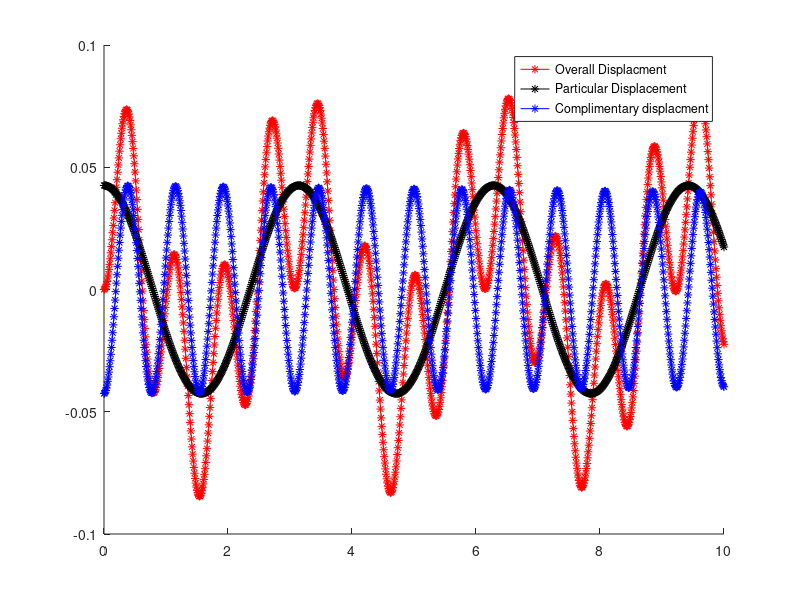

MATLAB code to generate this figure: (Note: this script raises an error after producing the figure.)
clear all
close all
clc

%system parameters
%mass
m = 750;
%damping
c = 10;
%spring stiffness
k = 50000;
%simulation time
time_span = [0:0.01:10];
%natural eigenfrequency
omega_n = sqrt(k/m);
%frequency of the system/frequency of the harmonic force
omega = 2;
%magnitude of the harmonic force
force = 2000;
%critical damping 
c_c = 2*m*omega_n;
%damping ratio
damp_ratio = c/c_c;
%damping coefficient
del = c/(2*m);
%frequency ratio
r = omega/omega_n;
%initial conditions
x_0 = 0.0;%initial displacement
x_dot_0 = 0;%initial velocity

%eigenvalues of the system/roots of the characteristic equation of the
%system
lambda = roots([1,2*del,omega_n^2]);

%amplitude/particular solution magnitude
x_max = (force/k)/sqrt((2*damp_ratio*r)^2 + (1-(r)^2)^2);

%phase lag in the displacment wrt the harmonic force
phi = atan(2*damp_ratio*r/(1-(r)^2));

%integration constants in the complimentary solution
c1 = x_0 - x_max*cos(phi) - ((lambda(1)*x_0 - x_dot_0 + x_max*(omega*sin(phi) - lambda(1)*cos(phi)))/(lambda(1) - lambda(2)));
c2 = (lambda(1)*x_0 - x_dot_0 + x_max*(omega*sin(phi) - lambda(1)*cos(phi)))/(lambda(1) - lambda(2));

%complimentary solution
x_t_c = real(c1*exp(lambda(1)*time_span) + c2*exp(lambda(2)*time_span));
v_t_c = real(lambda(1)*c1*exp(lambda(1)*time_span) + lambda(2)*c2*exp(lambda(2)*time_span));

%particular solutionx`  
x_t_p = x_max*cos(omega*time_span - phi);
v_t_p = -omega*x_max*sin(omega*time_span - phi);

%overall solution
x_t = x_t_c + x_t_p;
v_t = v_t_c + v_t_p;

%plotting 
figure(1)
hold on
aa = plot(time_span,x_t,'-*','color','r')
bb = plot(time_span,x_t_p,'-*','color','k')
cc = plot(time_span,x_t_c,'-*','color','b')
legend([aa,bb,cc],'Overall Displacment','Particular Displacement','Complimentary displacment')

%%
%initialize figure
run('initialize_figure.m')

%draw ground
hold on
run('draw_ground.m')

%draw mass
run('draw_mass.m')

%draw spring
run('draw_spring.m')

%draw damper
run('draw_damper.m')

%draw Coordinate system
run('draw_cs')

%drawing excitation arrow
run('draw_arrow.m')

%animate the system
%initialize vectors for the graph
%these variables are the time dependent variables in the system which
%change 
%done to reduce computational times
%length of the displacement vector
x_t_length = length(x_t);
%plot time
%NaN() represents a vector whose elements are not numbers (all elements are
%NaN)
%NaN vector is basically an empty vector which can be filled 
t_plot = NaN(1,x_t_length);
x_t_plot = NaN(1,x_t_length);
v_t_plot = NaN(1,x_t_length);

%counting variable for each frame
ct = 1;
for i = 1:x_t_length
    cla %clearing the last frame
    %plotting graph (2nd subplot)
    %filling the NaN/empty vectors
    t_plot(i) = time_span(ct);
    x_t_plot(i) = x_t(ct);
    v_t_plot(i) = v_t(ct);
    
    %setting new values for the displacement graph and the velocity graph
    %setting new values for the displacement graph
    set(graph_plot(1),'Parent',axis_graph(1),'XData',t_plot,'YData',x_t_plot)
    %setting new values for the velocity graph
    set(graph_plot(2),'Parent',axis_graph(2),'XData',t_plot,'YData',v_t_plot)
    %since the dsiplacement and velocity is plotted inside the for loop, it
    %will be a dynamic plot chaging with each loop/or x(t) element/or
    %second
    
    %plotting animation
    %plotting ground
    plotcube(axis_ani,dim_g,pos_g,clr_g)
    %plotting mass
    %mass has a varying position
    pos_m = [x_t(ct) 0 0]; 
    plotcube(axis_ani,dim_m,pos_m,clr_m)
    
    %plotting spring
    %spring head is varying since it is attached to the mass
    %the new spring_head is given by
    %initially it may seem normal to not change the spring_head expression
    %as the pos_m has already changed but do remember the spring_head
    %calculated initially in the draw_spring script corresdponds to the one
    %calculated wrt a fixed mass and thus wont be valid
    %similarly, the X position (x xoordinates of the locus of spring) of
    %the spring also needs to be rewritten
    %dont forget to disable the values of x_pos_spring and spring_head
    %calculated previously 
    spring_head = x_t(ct) + dim_m(1)/2;
    x_pos_spring = (phi_s/phi_max)*(spring_head - spring_foot) + spring_foot;
    plot3(axis_ani,x_pos_spring,y_pos_spring,z_pos_spring,'color','b','linewidth',linewidth)

    %plot damper
    damper_head = [x_t(ct) + dim_m(1)/2,yd_offset,0.1];
    plotdamper(axis_ani,damper_foot,damper_head,stroke_damper_max,yd_offset)
    
    %plot Coordinate system
    %no change in coordinate system
    plotcs(axis_ani,xar,display_cs,y_csoffset,color_cs,linewidth,fontsize)
    
    %plot excitation arrow
    %position of arrow head
    arrow_head = [pos_m(1)-dim_m(1)/2,0,0];
    arrow_foot = [arrow_head(1) - max_length_arrow*cos(omega*time_span(ct)),0,0];
    plotarrow(axis_ani,arrow_head,arrow_foot,ya_offset,clr_a)
    
    %rotating the view
    %horizontal rotation (azimuth) = 90 degrees, rotation about Z axis
    %vertical elevation (elevation) = -90 degrees, negative value means it
    %moves below, positive value means it moves above
    view(90,-90)
    
    %to instruct MATLAB to draw all the above into the figure for every
    %loop
    drawnow
    
    ct = ct+1;
end
